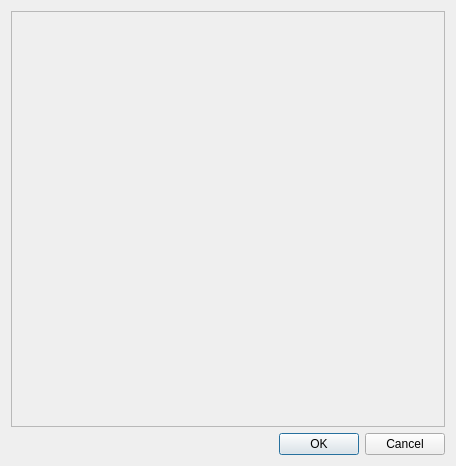
<?xml version="1.0" encoding="UTF-8"?>
<ui version="4.0">
 <class>DialogView</class>
 <widget class="QDialog" name="DialogView">
  <property name="geometry">
   <rect>
    <x>0</x>
    <y>0</y>
    <width>456</width>
    <height>466</height>
   </rect>
  </property>
  <property name="windowTitle">
   <string>Dialog</string>
  </property>
  <layout class="QGridLayout" name="gridLayout">
   <item row="1" column="0">
    <widget class="QDialogButtonBox" name="buttonBox">
     <property name="orientation">
      <enum>Qt::Horizontal</enum>
     </property>
     <property name="standardButtons">
      <set>QDialogButtonBox::Cancel|QDialogButtonBox::Ok</set>
     </property>
    </widget>
   </item>
   <item row="0" column="0">
    <widget class="QScrollArea" name="scrollArea">
     <property name="widgetResizable">
      <bool>true</bool>
     </property>
     <widget class="QWidget" name="scrollAreaWidgetContents">
      <property name="geometry">
       <rect>
        <x>0</x>
        <y>0</y>
        <width>428</width>
        <height>398</height>
       </rect>
      </property>
      <layout class="QGridLayout" name="gridLayout_3">
       <item row="0" column="0">
        <layout class="QGridLayout" name="gridLayout_2"/>
       </item>
      </layout>
     </widget>
    </widget>
   </item>
  </layout>
 </widget>
 <resources/>
 <connections>
  <connection>
   <sender>buttonBox</sender>
   <signal>accepted()</signal>
   <receiver>DialogView</receiver>
   <slot>accept()</slot>
   <hints>
    <hint type="sourcelabel">
     <x>248</x>
     <y>254</y>
    </hint>
    <hint type="destinationlabel">
     <x>157</x>
     <y>274</y>
    </hint>
   </hints>
  </connection>
  <connection>
   <sender>buttonBox</sender>
   <signal>rejected()</signal>
   <receiver>DialogView</receiver>
   <slot>reject()</slot>
   <hints>
    <hint type="sourcelabel">
     <x>316</x>
     <y>260</y>
    </hint>
    <hint type="destinationlabel">
     <x>286</x>
     <y>274</y>
    </hint>
   </hints>
  </connection>
 </connections>
</ui>
